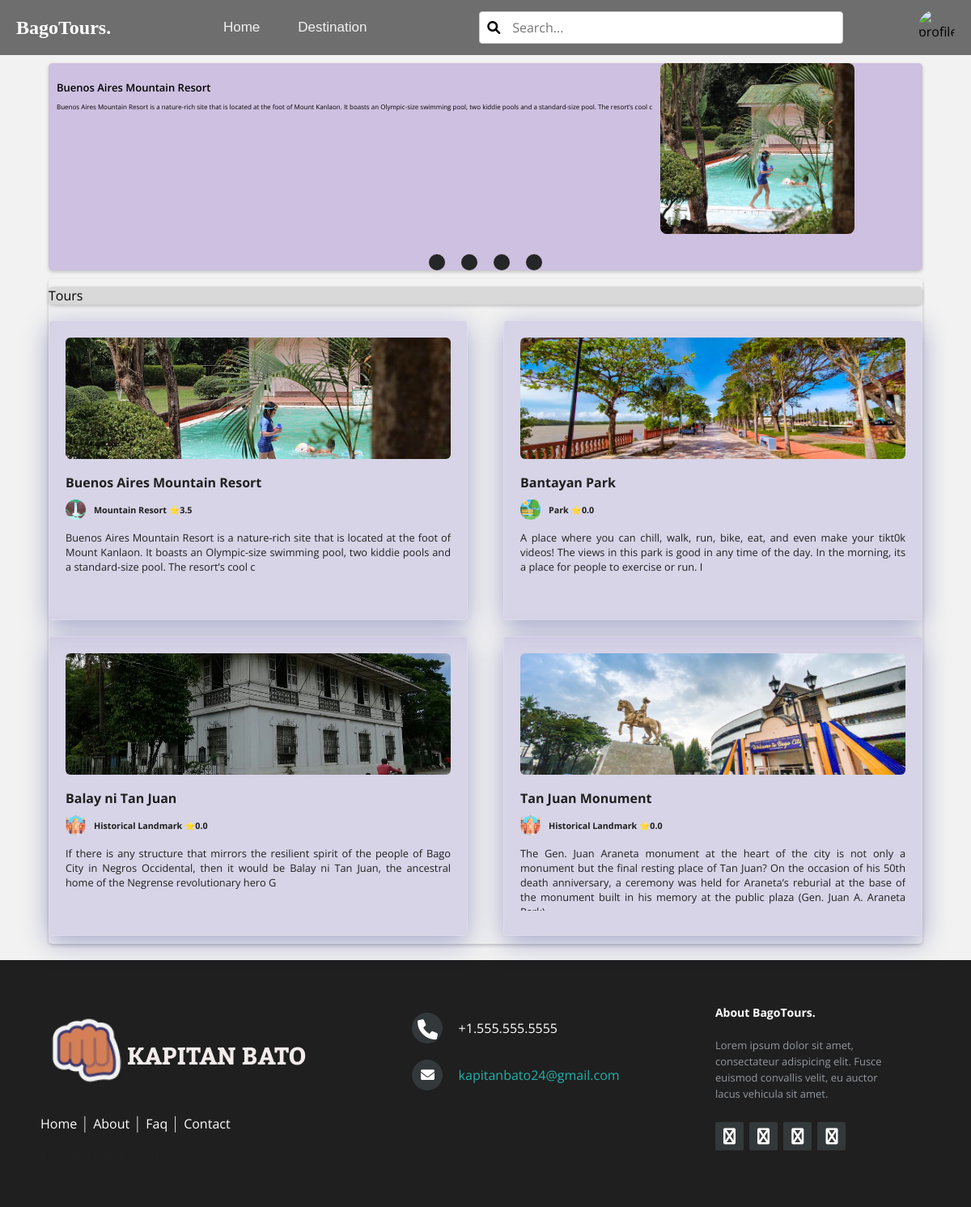
Before: /user/home.php with the older database file.
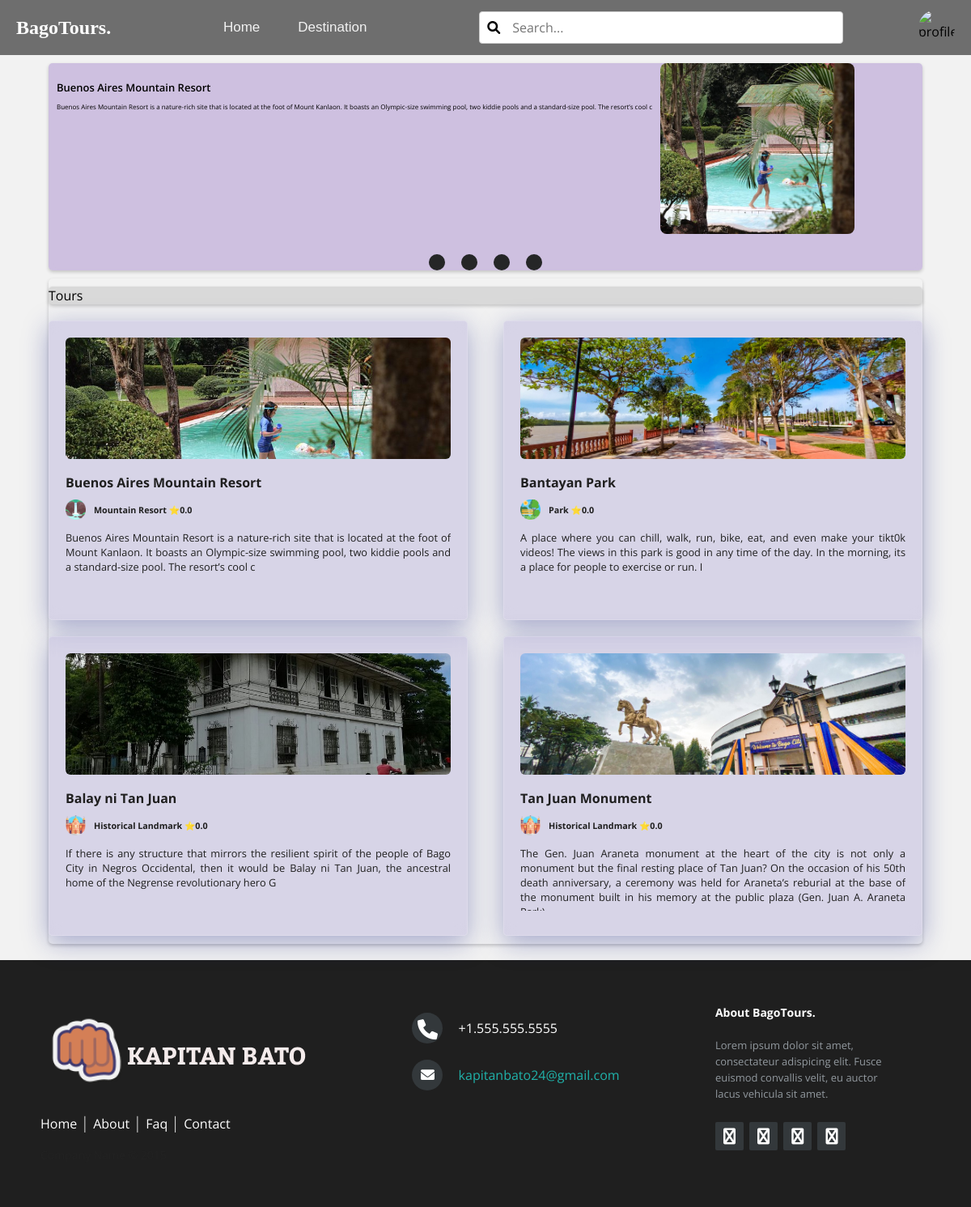
After: the same page with the newer database file.
### tables this page shows
CREATE TABLE `tours` (
  `id` int(50) NOT NULL,
  `user_id` int(50) NOT NULL,
  `img` varchar(50) NOT NULL,
  `title` varchar(200) NOT NULL,
  `address` varchar(200) NOT NULL,
  `latitude` varchar(50) NOT NULL,
  `longitude` varchar(50) NOT NULL,
  `type` varchar(50) NOT NULL,
  `description` varchar(1000) NOT NULL,
  `proof` varchar(50) NOT NULL,
  `proof_image` varchar(150) NOT NULL,
  `status` varchar(50) NOT NULL,
  `date_created` datetime NOT NULL DEFAULT current_timestamp(),
  `expiry` date DEFAULT NULL
);

### func/user_func.php (called while the page is built, shortened)
<?php
function getAllTours($conn)
{
    $sql = "SELECT * FROM tours WHERE status = 1";
    $stmt = $conn->prepare($sql);
    $stmt->execute();
    return $stmt->fetchAll(PDO::FETCH_ASSOC);
}
function getAverageRating($conn, $tour_id)
{
    $stmt = $conn->prepare("
        SELECT COALESCE(AVG(r.rating), 0) AS average_rating
        FROM review_rating r
        WHERE r.tour_id = :tour_id");
    $stmt->bindParam(":tour_id", $tour_id, PDO::PARAM_INT);
    $stmt->execute();
    return $stmt->fetchColumn() ?: 0;
}

### user/home.php (the view, shortened to what this page needs)
<?php
include("../func/user_func.php");
$tours = getAllTours($conn);
?>
<!DOCTYPE html>
<html>
<head>
  <link rel="stylesheet" href="https://cdnjs.cloudflare.com/ajax/libs/font-awesome/4.7.0/css/font-awesome.min.css">
  <link rel="stylesheet" href="https://cdnjs.cloudflare.com/ajax/libs/font-awesome/6.0.0-beta3/css/all.min.css">
  <link rel="stylesheet" href="assets/css/style.css">
 </head>
 <?php include('inc/topnav.php'); ?>
<body>
    <div class="content">
          <header class="recomendation">
        <?php
        $tab = 1;
        foreach ($tours as $tour) { ?>
          <div id="tab<?php echo $tab; ?>" class="tab <?php echo $tab === 1 ? 'active' : ''; ?>">
            <div class="tabcontainer">
              <div class="details">
                <h2><?php echo $tour['title'] ?></h2>
                <p><?php echo $tour['description'] ?></p>
              </div>
              <div>
                <img src="../upload/Tour Images/<?php echo $tour['img'] ?>" alt="">
              </div>
            </div>
          </div>
        <?php
          $tab++;
        }
        ?>
        <div class="circle-container">
          <?php for ($i = 1; $i < $tab; $i++) { ?>
            <button class="circle-button" onclick="showTab(<?php echo $i; ?>)"></button>
          <?php } ?>
        </div>
      </header>
      <aside class="cardmain">
      <div class="head">Tours</div>
        <?php
        foreach ($tours as $tour) {
          $average_rating = getAverageRating($conn, $tour['id']); ?>
          <a class="card" href="tour?tours=<?php echo $tour['id'] ?>">
            <img class="resorts" src="../upload/Tour Images/<?php echo $tour['img'] ?>" alt="">
            <h2><?php echo $tour['title'] ?></h2>
            <div class="logo" style="display: flex; align-items: center;">
              <img src="../assets/icons/<?php echo htmlspecialchars(strtok($tour['type'], " "), ENT_QUOTES, 'UTF-8'); ?>.png" alt="icon" style="width: 25px; height: 25px; margin-right: 10px;">
              <h6 style="margin: 0;">
                <?php echo htmlspecialchars($tour['type'], ENT_QUOTES, 'UTF-8'); ?>
                <h7 class="rating">⭐<?php echo number_format($average_rating, 1) ?></h7>
              </h6>
            </div>
            <p><?php echo $tour['description'] ?></p>
          </a>
        <?php }
        ?>
      </aside>
    </div>
  <?php include ('inc/footer.php') ?>
</body>
</html>

Changed rows visible on the page:
changed tours "Buenos Aires Mountain Resort": average_rating "3.5" → "0.0"
